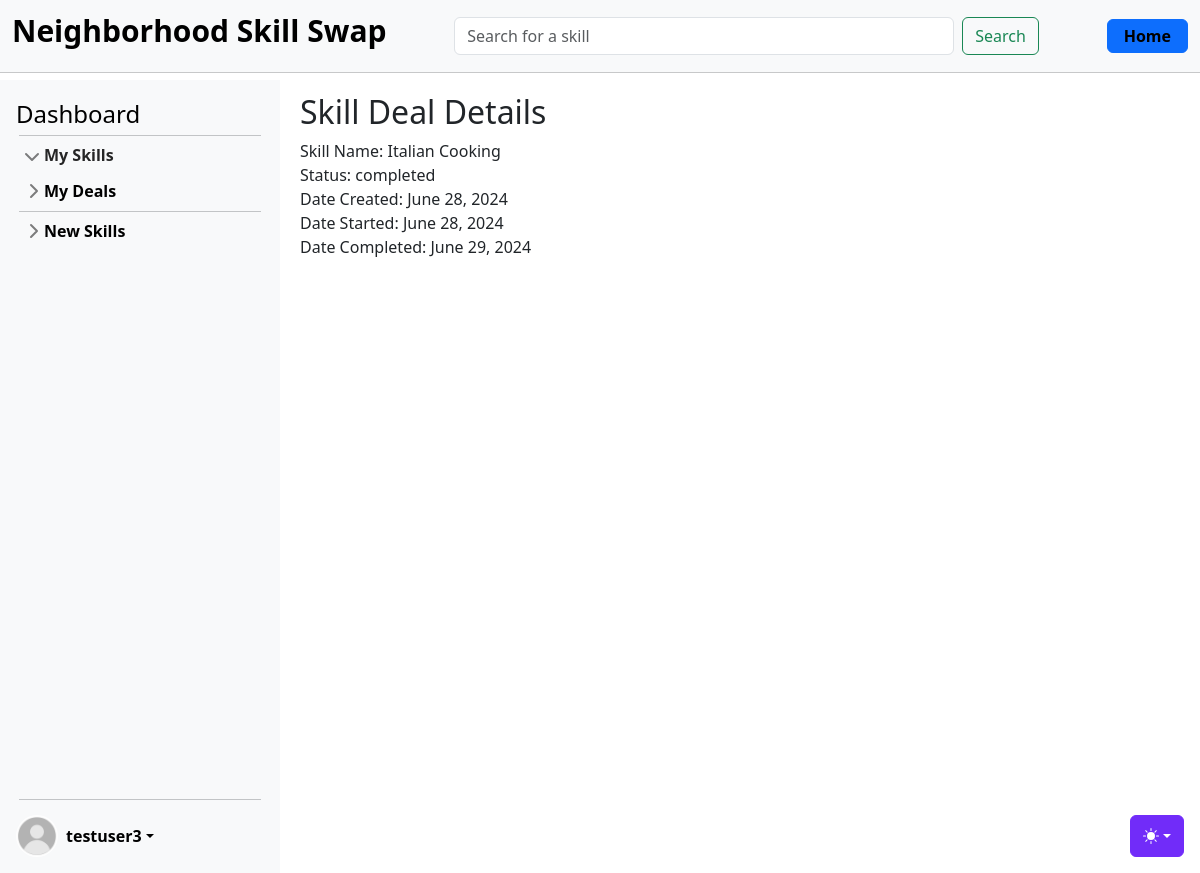
Page /skills/deals/15/ (signed in) on the committed database.
### accounts/models.py (models this page shows, shortened)
class CustomUser(AbstractUser):
    age = models.PositiveIntegerField(null=True, blank=True)

### skills/models.py (models this page shows, shortened)
class SkillDeal(models.Model):
    PENDING = "pending"
    ACTIVE = "active"
    COMPLETED = "completed"
    CANCELLED = "cancelled"
    STATUS_CHOICES = [
        (PENDING, "Pending"),
        (ACTIVE, "Active"),
        (COMPLETED, "Completed"),
        (CANCELLED, "Cancelled"),
    ]
    skill = models.ForeignKey(Skill, on_delete=models.CASCADE)
    owner = models.ForeignKey(
        settings.AUTH_USER_MODEL, on_delete=models.CASCADE, related_name="owner"
    )
    provider = models.ForeignKey(
        settings.AUTH_USER_MODEL, on_delete=models.CASCADE, related_name="requester"
    )
    status = models.CharField(max_length=20, choices=STATUS_CHOICES, default=PENDING)
    created_at = models.DateTimeField(auto_now_add=True)
    start_date = models.DateTimeField(null=True, blank=True)
    end_date = models.DateTimeField(null=True, blank=True)

class Skill(models.Model):
    name = models.CharField(max_length=100, blank=False)
    level = models.CharField(max_length=20, blank=False)
    description = models.TextField()
    owner = models.ForeignKey(settings.AUTH_USER_MODEL, on_delete=models.CASCADE)
    category = models.ForeignKey(Category, on_delete=models.CASCADE)
    date = models.DateTimeField(auto_now_add=True)
    skill_type = models.CharField(max_length=20, blank=False)
    rating = models.FloatField(default=5.0)

### skills/views_deals.py (the view)
# urls.py: path("deals/<int:pk>/", SkillDealDetailView.as_view(), name="skill_deal_detail"),
class SkillDealDetailView(LoginRequiredMixin, DetailView):
    model = SkillDeal
    template_name = "skills/skill_deal_detail.html"
    context_object_name = "skill_deal"

### templates/skills/skill_deal_detail.html (shortened to what this page needs)
{% extends 'base.html' %}
{% block content %}
<div class="deal-details">
    <h2>Skill Deal Details</h2>
    <div class="deal-item">
        <span class="label">Skill Name:</span> {{ skill_deal.skill.name }}
    </div>
    <div class="deal-item">
        <span class="label">Status:</span> {{ skill_deal.status }}
    </div>
    {% if skill_deal.status == 'completed' %}
    <div class="deal-item">
        <span class="label">Date Created:</span> {{ skill_deal.created_at | date:"F j, Y" }}
    </div>
    <div class="deal-item">
        <span class="label">Date Started:</span> {{ skill_deal.start_date | date:"F j, Y" }}
    </div>
    <div class="deal-item">
        <span class="label">Date Completed:</span> {{ skill_deal.end_date | date:"F j, Y" }}
    </div>
    {% endif %}
</div>
{% endblock %}

### templates/partials/_sidebar.html (shortened to what this page needs)
{% load static %}
<div class="sidebar d-flex flex-column flex-shrink-0 p-3 bg-body-tertiary" style="width: 280px;">
    <a href="{% url 'dashboard' user.id %}" class="d-flex align-items-center mb-3 mb-md-0 me-md-auto link-body-emphasis text-decoration-none">
        <span class="fs-4">Dashboard</span>
    </a>
    <hr>
    <ul class="list-unstyled ps-0">
        <li class="mb-1">
            <button class="btn btn-toggle d-inline-flex align-items-center rounded border-0 collapsed" data-bs-toggle="collapse" data-bs-target="#home-collapse" aria-expanded="true">
                My Skills
            </button>
        </li>
        <li class="mb-1">
            <button class="btn btn-toggle d-inline-flex align-items-center rounded border-0 collapsed" data-bs-toggle="collapse" data-bs-target="#dashboard-collapse" aria-expanded="false">
                My Deals
            </button>
        </li>
        <hr>
        <li class="mb-1">
            <button class="btn btn-toggle d-inline-flex align-items-center rounded border-0 collapsed" data-bs-toggle="collapse" data-bs-target="#orders-collapse" aria-expanded="false">
                New Skills
            </button>
        </li>
    </ul>
    <div class="dropdown mt-auto">
        <hr style="margin-bottom: 15px;">
        <a href="#" class="d-flex align-items-center link-body-emphasis text-decoration-none dropdown-toggle" data-bs-toggle="dropdown" aria-expanded="false">
            {% if user.is_authenticated %}
                {% if user.profile.profile_image %}
                    <img src="{{ user.profile.profile_image.url }}" alt="" width="42" height="42" class="rounded-circle me-2">
                {% else %}
                    <img src="{% static 'img/default_pic.jpg' %}" alt="" width="42" height="42" class="rounded-circle me-2">
                {% endif %}
                <strong>{{ user.username }}</strong>
            {% else %}
                <strong>User</strong>
            {% endif %}
        </a>
    </div>
</div>

### static/css/sidebars.css (style rules this page uses)
body { min-height: 100vh; min-height: -webkit-fill-available; }
html { height: -webkit-fill-available; }
.dropdown-toggle { outline: 0; }
.btn-toggle { padding: .25rem .5rem; font-weight: 600; color: var(--bs-emphasis-color); background-color: transparent; }
.btn-toggle::before { width: 1.25em; line-height: 0; transition: transform .35s ease; transform-origin: .5em 50%; }
.btn-toggle[aria-expanded="true"] { color: rgba(var(--bs-emphasis-color-rgb), .85); }
.btn-toggle[aria-expanded="true"]::before { transform: rotate(90deg); }

### static/css/main.css (style rules this page uses)
hr { margin: 3px; }
.sidebar { position: fixed; top: 80px; left: 0; bottom: 0; width: 280px; padding: 20px; background-color: #f8f9fa; overflow-y: auto; z-index: 1000; }

### rows in the picture
CustomUser: username "testuser3"
SkillDeal: skill.name "Italian Cooking", status "completed", created_at "June 28, 2024", start_date "June 28, 2024", end_date "June 29, 2024"
